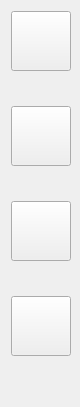
      <widget class="QWidget" name="sideBar" native="true">
       <property name="sizePolicy">
        <sizepolicy hsizetype="Fixed" vsizetype="Preferred">
         <horstretch>0</horstretch>
         <verstretch>0</verstretch>
        </sizepolicy>
       </property>
       <property name="minimumSize">
        <size>
         <width>80</width>
         <height>0</height>
        </size>
       </property>
       <property name="maximumSize">
        <size>
         <width>80</width>
         <height>16777215</height>
        </size>
       </property>
       <layout class="QVBoxLayout" name="verticalLayout_2">
        <item>
         <layout class="QVBoxLayout" name="sideBar_Main" stretch="1,1,1,0,0">
          <property name="spacing">
           <number>35</number>
          </property>
          <item>
           <widget class="QToolButton" name="btnTo_do_List">
            <property name="sizePolicy">
             <sizepolicy hsizetype="Fixed" vsizetype="Fixed">
              <horstretch>0</horstretch>
              <verstretch>0</verstretch>
             </sizepolicy>
            </property>
            <property name="minimumSize">
             <size>
              <width>60</width>
              <height>60</height>
             </size>
            </property>
            <property name="text">
             <string/>
            </property>
            <property name="iconSize">
             <size>
              <width>40</width>
              <height>40</height>
             </size>
            </property>
           </widget>
          </item>
          <item>
           <widget class="QToolButton" name="btnNoteManager">
            <property name="minimumSize">
             <size>
              <width>60</width>
              <height>60</height>
             </size>
            </property>
            <property name="text">
             <string/>
            </property>
            <property name="iconSize">
             <size>
              <width>40</width>
              <height>40</height>
             </size>
            </property>
           </widget>
          </item>
          <item>
           <widget class="QToolButton" name="btnFileManager">
            <property name="minimumSize">
             <size>
              <width>60</width>
              <height>60</height>
             </size>
            </property>
            <property name="maximumSize">
             <size>
              <width>16777215</width>
              <height>16777215</height>
             </size>
            </property>
            <property name="text">
             <string/>
            </property>
            <property name="iconSize">
             <size>
              <width>40</width>
              <height>40</height>
             </size>
            </property>
           </widget>
          </item>
          <item>
           <widget class="QToolButton" name="btnSettings">
            <property name="minimumSize">
             <size>
              <width>60</width>
              <height>60</height>
             </size>
            </property>
            <property name="maximumSize">
             <size>
              <width>60</width>
              <height>60</height>
             </size>
            </property>
            <property name="text">
             <string/>
            </property>
            <property name="iconSize">
             <size>
              <width>40</width>
              <height>40</height>
             </size>
            </property>
           </widget>
          </item>
          <item>
           <spacer name="verticalSpacer">
            <property name="orientation">
             <enum>Qt::Orientation::Vertical</enum>
            </property>
            <property name="sizeHint" stdset="0">
             <size>
              <width>20</width>
              <height>40</height>
             </size>
            </property>
           </spacer>
          </item>
         </layout>
        </item>
       </layout>
      </widget>
